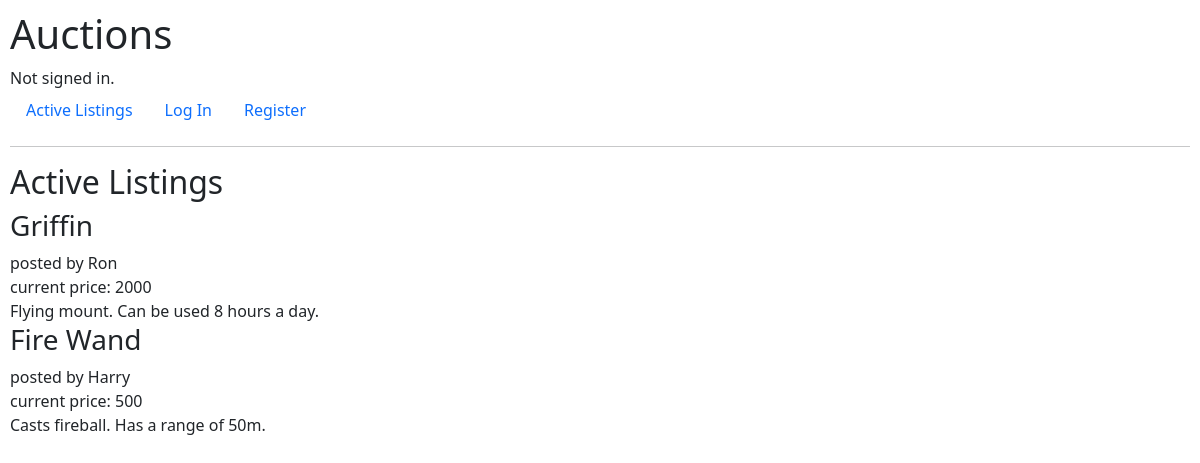
/, run on an earlier commit of the app's database.
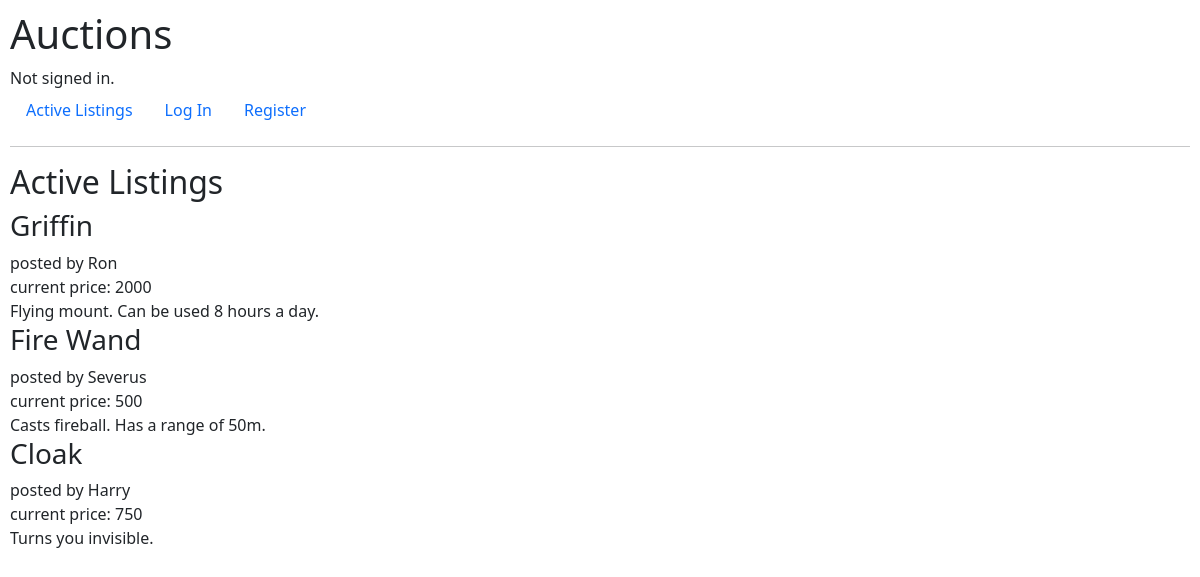
And on a later commit of the database.
### auctions/models.py (models this page shows, shortened)
class Post(models.Model):
    item = models.ForeignKey(Item, on_delete=models.CASCADE, related_name="item_postings")
    seller = models.ForeignKey(User, on_delete=models.CASCADE, related_name="posts")
    initial_p = models.IntegerField()
    class Meta:
        unique_together = ('item',)

class Item(models.Model):
    name = models.CharField(max_length=64)
    description = models.CharField(max_length=500)
    img_url = models.CharField(blank=True, max_length=100)
    categories = models.ManyToManyField(Category, blank=True, null=True, related_name="items")

class User(AbstractUser):
    pass

### auctions/views.py (the view)
# urls.py: path("", views.index, name="index"),
def index(request):
    posts = Post.objects.all()
    return render(request, "auctions/index.html", {
        "posts": posts,
    })

### auctions/templates/auctions/index.html
{% extends "auctions/layout.html" %}
{% block body %}
    <h2>Active Listings</h2>
    {% for post in posts %}
    <h3>{{ post.item.name }}</h3>
    <div>posted by {{ post.seller }}</div>
    <div>current price: {{ post.initial_p }}</div>
    <div>{{ post.item.description }}</div>
    {% endfor %}
{% endblock %}

### auctions/templates/auctions/layout.html (shortened to what this page needs)
{% load static %}
<!DOCTYPE html>
<html lang="en">
    <head>
        <link href="https://cdn.jsdelivr.net/npm/bootstrap@5.3.2/dist/css/bootstrap.min.css" rel="stylesheet">
        <link href="{% static 'auctions/styles.css' %}" rel="stylesheet">
    </head>
    <body>
        <h1>Auctions</h1>
        <div>
            {% if user.is_authenticated %}
                Signed in as <strong>{{ user.username }}</strong>.
            {% else %}
                Not signed in.
            {% endif %}
        </div>
        <ul class="nav">
            <li class="nav-item">
                <a class="nav-link" href="{% url 'index' %}">Active Listings</a>
            </li>
            {% if user.is_authenticated %}
                <li class="nav-item">
                    <a class="nav-link" href="{% url 'add_listing' %}">Create Listing</a>
                </li>
                <li class="nav-item">
                    <a class="nav-link" href="{% url 'logout' %}">Log Out</a>
                </li>
            {% else %}
                <li class="nav-item">
                    <a class="nav-link" href="{% url 'login' %}">Log In</a>
                </li>
                <li class="nav-item">
                    <a class="nav-link" href="{% url 'register' %}">Register</a>
                </li>
            {% endif %}
        </ul>
        <hr>
        {% block body %}
        {% endblock %}
    </body>
</html>

### auctions/static/auctions/styles.css (style rules this page uses)
body { padding: 10px; }

What changed in the data, as far as the page shows it:
changed Post "Fire Wand": seller "Harry" → "Severus"
added Post: item.name "Cloak", seller "Harry", initial_p "750", item.description "Turns you invisible."
